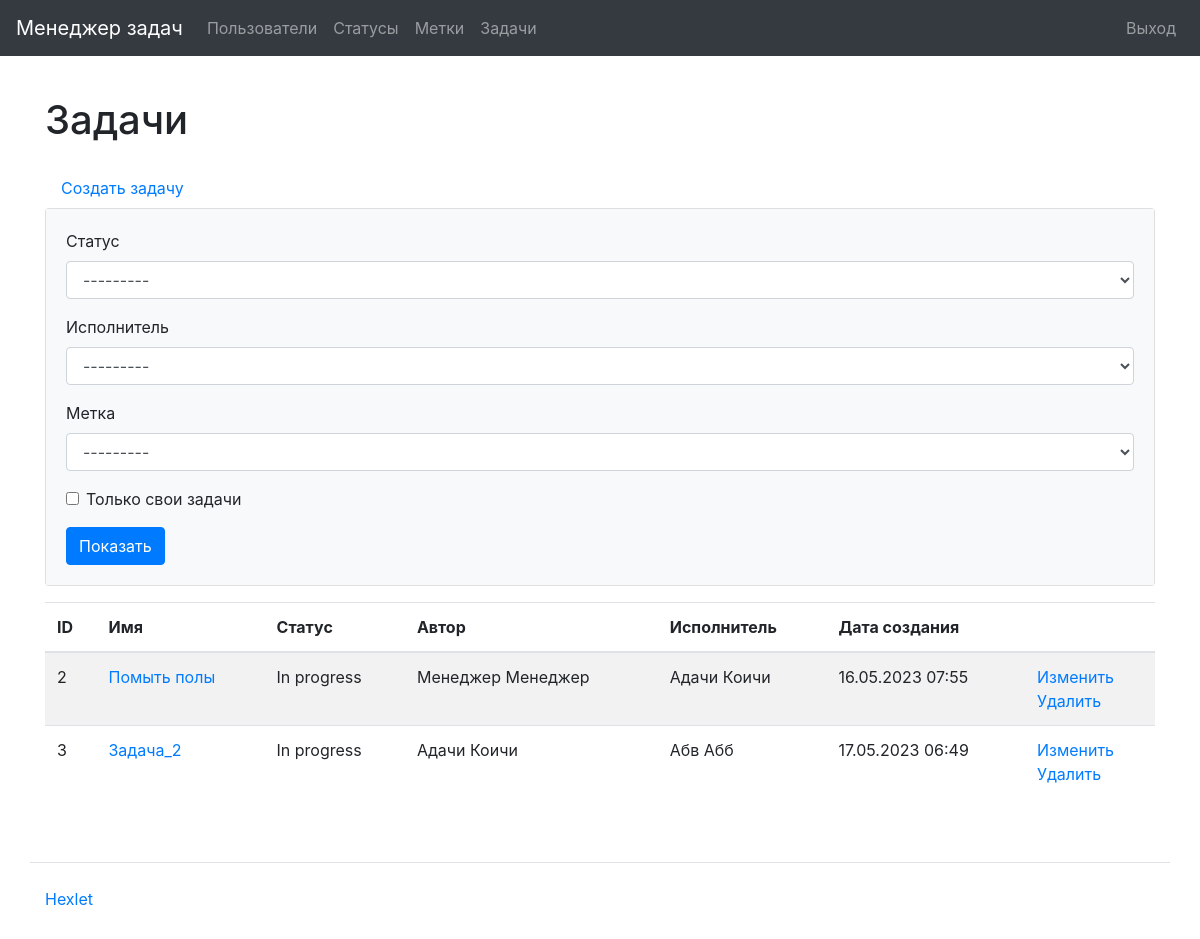
Page /tasks/ (signed in) on the committed database.
### task_manager/tasks/models.py (models this page shows, shortened)
class Task(models.Model):
    name = models.CharField(
        max_length=150,
        blank=False,
        unique=True,
        verbose_name=_('Name')
    )
    description = models.TextField(
        max_length=10000,
        blank=True,
        verbose_name=_('Description')
    )
    date_created = models.DateTimeField(
        auto_now_add=True,
        verbose_name=_('Creation date')
    )
    author = models.ForeignKey(
        User,
        on_delete=models.PROTECT,
        related_name='author',
        verbose_name=_('Author')
    )
    status = models.ForeignKey(
        Status,
        on_delete=models.PROTECT,
        related_name='statuses',
        verbose_name=_('Status')
    )
    executor = models.ForeignKey(
        User,
        on_delete=models.PROTECT,
        related_name='executor',
        verbose_name=_('Executor')
    )
    labels = models.ManyToManyField(
        Label,
        through='TaskLabelRelation',
        through_fields=('task', 'label'),
        blank=True,
        related_name='labels',
        verbose_name=_('Labels')
    )
    class Meta:
        verbose_name = _('Task')
        verbose_name_plural = _('Tasks')

### task_manager/statuses/models.py (models this page shows)
class Status(models.Model):
    name = models.CharField(
        max_length=150,
        unique=True,
        blank=False,
        verbose_name=_('Name'),
    )
    date_created = models.DateTimeField(
        auto_now_add=True,
        verbose_name=_('Creation date')
    )
    def __str__(self):
        return self.name
    class Meta:
        verbose_name = _('Status')
        verbose_name_plural = _('Statuses')

### task_manager/users/models.py (models this page shows)
class User(AbstractUser):
    first_name = models.CharField(max_length=150)
    last_name = models.CharField(max_length=150)
    def __str__(self):
        return self.get_full_name()

### task_manager/tasks/views.py (the view)
# urls.py: path('', TasksListView.as_view(), name='tasks_list'),
class TasksListView(AuthRequiredMixin, FilterView):
    template_name = 'tasks/list.html'
    model = Task
    filterset_class = TaskFilter
    context_object_name = 'tasks_list'
    extra_context = {
        'title': _('Tasks'),
        'button_text': _('Show'),
    }

### task_manager/labels/models.py (called while the page is built)
    def __str__(self):
        return self.name

### task_manager/mixins.py (called while the page is built)
    def dispatch(self, request, *args, **kwargs):
        if not request.user.is_authenticated:
            messages.error(request, self.auth_message)
            return redirect(reverse_lazy('login'))
        return super().dispatch(request, *args, **kwargs)

### task_manager/templates/tasks/list.html
{% extends "base.html" %}
{% load bootstrap4 %}
{% load i18n %}
{% block content %}
    <h1 class="my-4">{% trans 'Tasks' %}</h1>
    <a class="nav-link" href="{% url 'task_create' %}">{% trans 'Create task' %}</a>
    <div class="card mb-3">
        <div class="card-body bg-light">
            <form method="get">
              {% bootstrap_form filter.form %}
              {% bootstrap_button button_text button_type="submit" button_class="btn btn-primary" %}
            </form>
        </div>
    </div>
    <table class="table table-striped">
        <thead>
            <tr>
                <th>ID</th>
                <th>{% trans 'Name' %}</th>
                <th>{% trans 'Status' %}</th>
                <th>{% trans 'Author' %}</th>
                <th>{% trans 'Executor' %}</th>
                <th>{% trans 'Creation date' %}</th>
                <th></th>
            </tr>
        </thead>
        <tbody>
            {% for task in tasks_list %}
                <tr>
                    <td>{{ task.id }}</td>
                    <td><a href="{% url 'task_details' task.id %}">{{ task.name }}</a></td>
                    <td>{{ task.status }}</td>
                    <td>{{ task.author }}</td>
                    <td>{{ task.executor }}</td>
                    <td>{{ task.date_created|date:"d.m.Y H:i" }}</td>
                    <td>
                        <a href="{% url 'task_update' task.id %}">{% trans 'Update' %}</a>
                        <br>
                        <a href="{% url 'task_delete' task.id %}">{% trans 'Delete' %}</a>
                    </td>
                </tr>
            {% endfor %}
        </tbody>
    </table>
{% endblock %}

### rows in the picture
Task: id "2", name "Помыть полы", status "In progress", author "Менеджер Менеджер", executor "Адачи Коичи", date_created "16.05.2023 07:55"
Task: id "3", name "Задача_2", status "In progress", author "Адачи Коичи", executor "Абв Абб", date_created "17.05.2023 06:49"
